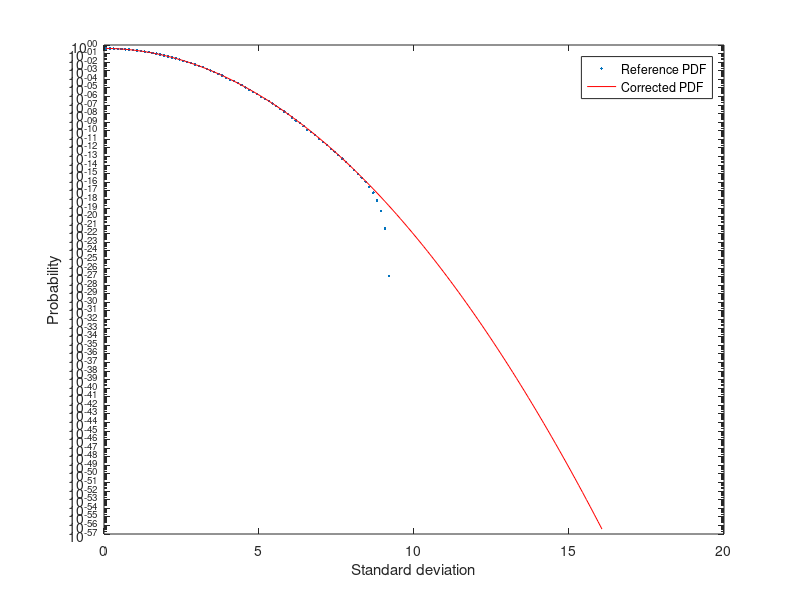
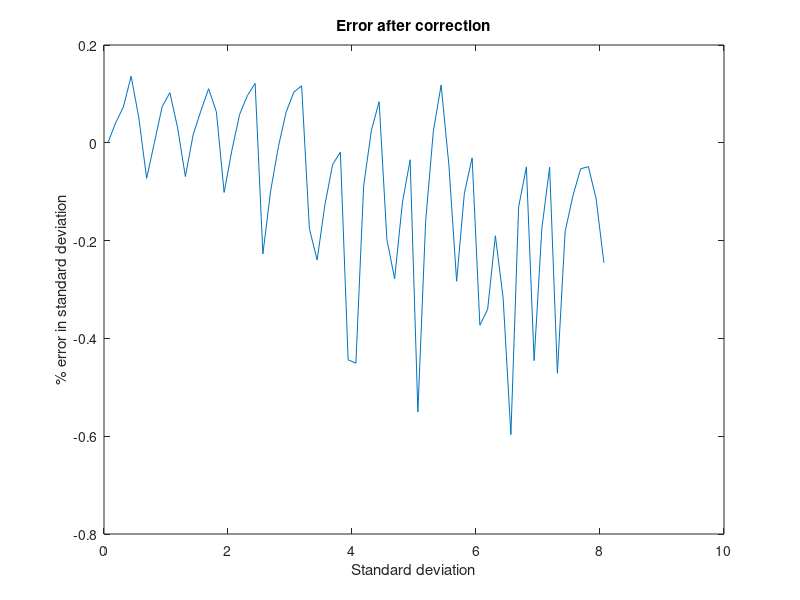

Write MATLAB code to recreate these figures, in order.
clear all;
close all;

var8 = 8/3;
sq_var8 = sqrt(var8);

load t8_hr;
load pdf8_hr;

%Compute the change in x-axis after error compensation
load t8_corr;




%Compute Gaussian PDF
bins = 0:1/2^5:12;
ref = pdf('Normal',bins,0,1);
pdf8_hr = pdf8_hr/max(pdf8_hr)*max(ref);

%Compute the change in y-axis (probabilities) after error compensation
%within bins of fixed distance

sz_pdf=length(t8_hr);
bins = 0:1/2^3:16;
sz_bin=length(bins);
pdf_corr= zeros(1,sz_bin);

for i = 1:sz_bin
    pdf_corr(i) = 0;
    for j = 1:(sz_pdf-1)
        if(t8_corr(j)>bins(i) && t8_corr(j)<bins(i+1))
            pdf_corr(i) = pdf_corr(i)+ pdf8_hr(j);
        end
    end
end

bins = bins + 1/2^4;


%Compute Gaussian PDF
ref = pdf('Normal',bins,0,1);
sum(ref *1/2^2)
pdf_corr = pdf_corr/max(pdf_corr)*max(ref);
sum(pdf_corr *1/2^2)

figure;
semilogy(bins, pdf_corr,'.');hold
semilogy(bins, ref,'r');
legend('Reference PDF', 'Corrected PDF');
xlabel('Standard deviation');
ylabel('Probability');


%Compute the Error in PDF_corr by inverse gaussian equation 
var8 = 1;
sq_var8 = sqrt(var8);

xg8 = sqrt(-2 * var8 * log(sqrt(2*pi * var8) * pdf_corr));
ref =  exp(-xg8.^2/(2*var8))* (1/(sqrt(2* pi * var8)));

var8 = 8/3;
sq_var8 = sqrt(var8);
err_n8 = (bins-xg8);




figure;
plot(bins(1:65), err_n8(1:65)*100/8);
title('Error after correction');
xlabel('Standard deviation');
ylabel('% error in standard deviation');


% mean(abs(err_n8))
mean(abs(err_n8(1:65)))


% %plots
% figure;
% semilogy(xg8,ref,'b');hold;
% semilogy(bins, pdf_corr,'r.');
% legend('Reference PDF', 'Corrected PDF');
% xlabel('Standard deviation');
% ylabel('Probability');
% % semilogy(t8_hr/sq_var8, pdf8_hr_old,'g');
